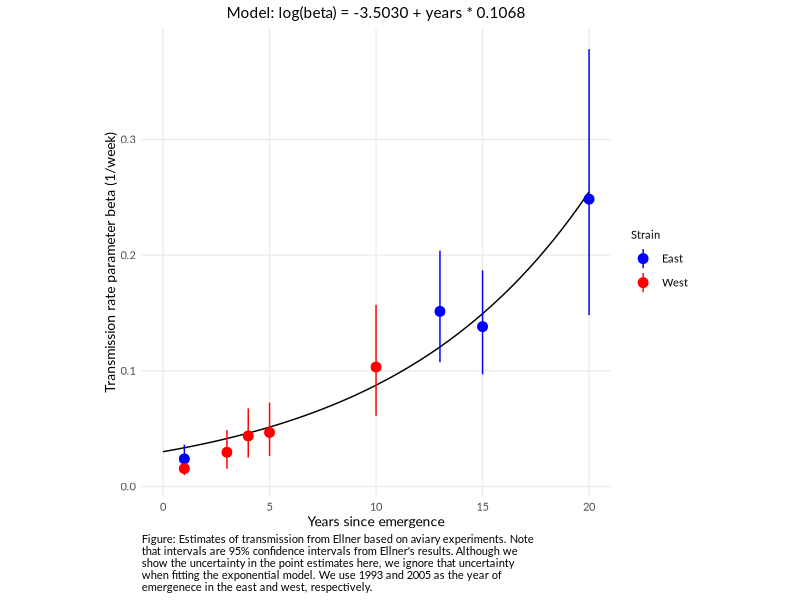
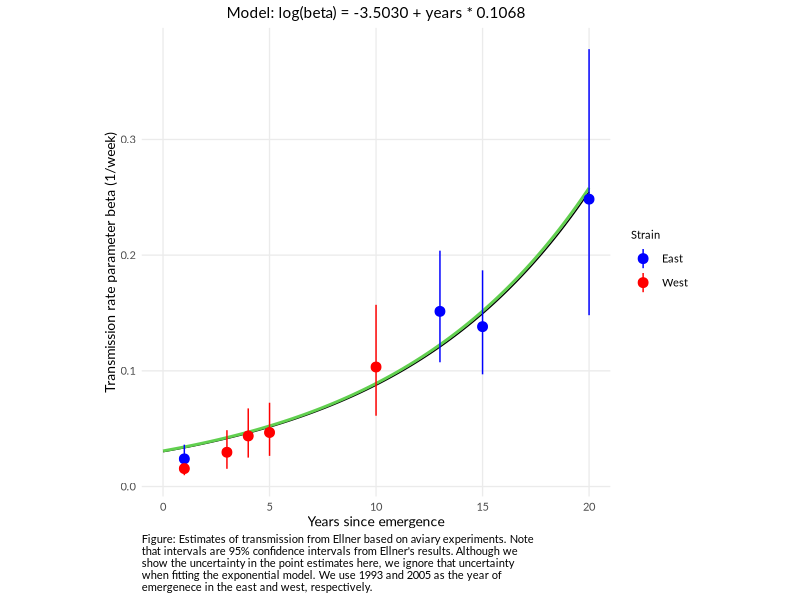
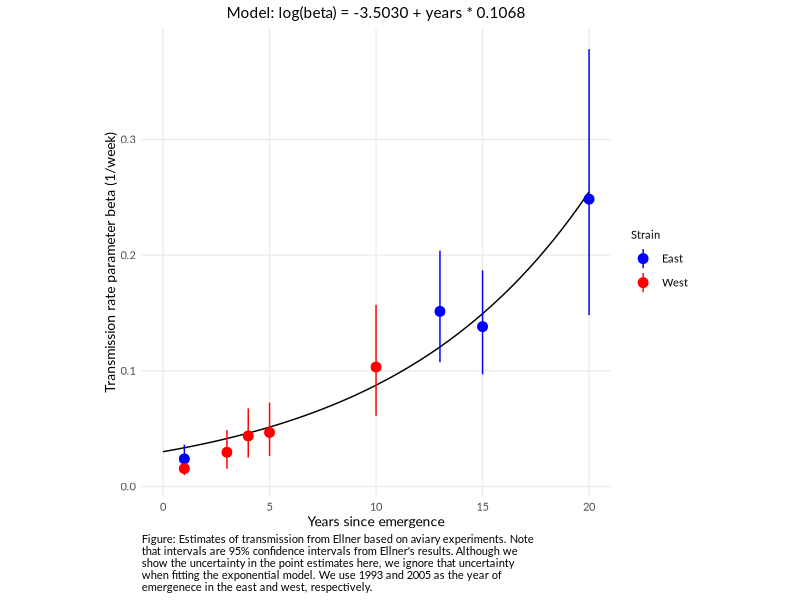

Here is the R script that generated these plots, in order:
library(tidyverse)
library(ggtext)

df <- read.csv("data/beta.csv") %>%
  mutate(geo = if_else(geo == "east", "East", "West")) %>%
  mutate(first_year = if_else(geo == "East", 1993, 2005)) %>%
  mutate(years_since_emergence = year - first_year)

m <- glm(mean ~ years_since_emergence, data = df, family = gaussian(link = "log"))

newdf <- data.frame(
  years_since_emergence = seq(0, max(df$years_since_emergence), by = 0.1)) %>%
  mutate(pred = predict(m, newdata = ., type = "response"))

# Transmission should be on the log axis
fig <- ggplot(df, aes(x = years_since_emergence, y = mean)) +
  
  geom_line(data = newdf, aes(x = years_since_emergence, y = pred)) +
  
  geom_pointrange(aes(ymin = lwr, ymax = upr, color = geo)) +
  geom_point(aes(color = geo), size = 3) +
  
  scale_color_manual(values = c("East" = "blue", "West" = "red")) +
  
  labs(x = "Years since emergence", 
       title = "Model: log(beta) = -3.5030 + years * 0.1068",
       y = "Transmission rate parameter beta (1/week)",
       caption = str_wrap("Figure: Estimates of transmission from Ellner based on aviary experiments. Note that intervals are 95% confidence intervals from Ellner's results. Although we show the uncertainty in the point estimates here, we ignore that uncertainty when fitting the exponential model. We use 1993 and 2005 as the year of emergenece in the east and west, respectively."),
       color = "Strain") +
  
  theme_minimal(10) +
  theme(aspect.ratio = 1,
        plot.title = element_text(hjust = 0.5, size = 11),
        plot.caption = element_text(hjust = 0),
        text = element_text(family = "Lato"),
        legend.title = element_text(size = 8),
        panel.grid.minor = element_blank()); fig

ggsave(plot = fig, path = "/Users/gatesdupont/Desktop", filename = "beta_change.pdf", 
       width = 6.5, height = 8, units = "in", device = cairo_pdf)




dflog <- df %>%
  mutate(lwr = log(lwr),
         mean = log(mean),
         upr = log(upr)) %>%
  mutate(sd = (upr - mean)/1.96)

simulated_data <- list()

for(i in 1:nrow(dflog)){
  
  # Simulate 1000 numbers from the normal distribution
  simulated_data[[i]] <- data.frame(
    years_since_emergence = dflog$years_since_emergence[i],
    geo = dflog$geo[i],
    sim_mean = exp(rnorm(n = 1000, mean = dflog$mean[i], sd = dflog$sd[i])))
  
}
    
simdat <- do.call(rbind, simulated_data) %>%
  as_tibble()

m2 <- glm(sim_mean ~ years_since_emergence, data = simdat, family = gaussian(link = "log"))

newdf2 <- data.frame(
  years_since_emergence = seq(0, max(df$years_since_emergence), by = 0.1)) %>%
  mutate(pred = predict(m2, newdata = ., type = "response"))


# Transmission should be on the log axis
fig <- ggplot(df, aes(x = years_since_emergence, y = mean)) +
  
  geom_line(data = newdf, aes(x = years_since_emergence, y = pred)) +
  geom_line(data = newdf2, aes(x = years_since_emergence, y = pred), color = 3, linewidth = 1) +
  
  geom_pointrange(aes(ymin = lwr, ymax = upr, color = geo)) +
  geom_point(aes(color = geo), size = 3) +
  
  scale_color_manual(values = c("East" = "blue", "West" = "red")) +
  
  labs(x = "Years since emergence", 
       title = "Model: log(beta) = -3.5030 + years * 0.1068",
       y = "Transmission rate parameter beta (1/week)",
       caption = str_wrap("Figure: Estimates of transmission from Ellner based on aviary experiments. Note that intervals are 95% confidence intervals from Ellner's results. Although we show the uncertainty in the point estimates here, we ignore that uncertainty when fitting the exponential model. We use 1993 and 2005 as the year of emergenece in the east and west, respectively."),
       color = "Strain") +
  
  theme_minimal(10) +
  theme(aspect.ratio = 1,
        plot.title = element_text(hjust = 0.5, size = 11),
        plot.caption = element_text(hjust = 0),
        text = element_text(family = "Lato"),
        legend.title = element_text(size = 8),
        panel.grid.minor = element_blank()); fig





       